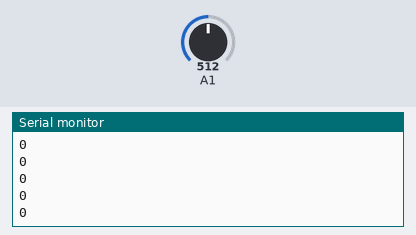
A sketch run on a simulated Arduino Uno, built with avr-gcc and run on an emulated ATmega328P. Shown: the last lines printed to the serial monitor. Inputs (shaded band) come from the test bench; at power-on: A1 = 512. No radio packets arrive unless stated.

Above: at 2.2 s.
2.3 s: A1 set to 716
At 2.8 s:
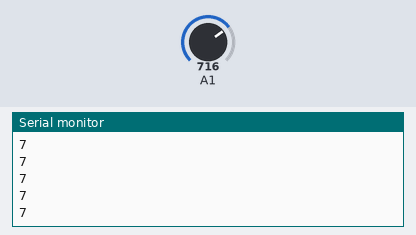
3.8 s: A1 set to 900
At 4.7 s:
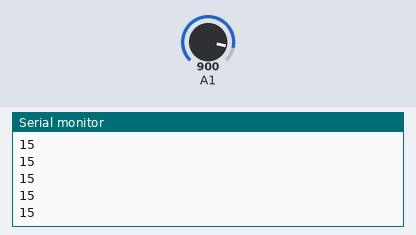
Timing chart, 0 to 6.8 s (numbered marks = the images above; inputs shaded):
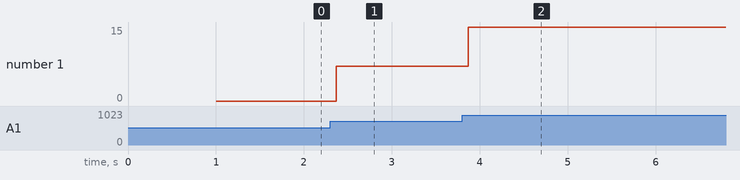

Measured:
- after the input at 2.3 s, the serial monitor: prints a new line after 0.07 s (image 1)
- after the input at 3.8 s, the serial monitor: prints a new line after 0.07 s (image 2)
- plotted number 1: 0 → 7 after the input at 2.3 s, 7 → 15 after the input at 3.8 s

The sketch:

2JointLeg_servo_nrfl01.ino
```cpp
// Needed Libraries
// - Servo by Michael Margolis, Arduino
// - RF24 by TMRh20

// NRF24L01 -> UNO PINOUT
// 5v -> VCC, MAKE SURE YOU HAVE ADAPTER!!!
// GND -> GND
// 8 -> CE
// 10 -> CSN
// 11 -> MOSI
// 12 -> MISO
// 13 -> SCK
// UNO PINOUT

// NRF24L01 -> UNO NANO PINOUT
// 5v -> VCC, MAKE SURE YOU HAVE ADAPTER!!!
// GND -> GND
// 8 -> CE
// 9 -> CSN
// 11 -> MOSI
// 12 -> MISO
// 13 -> SCK
// UNO NANO PINOUT

// ANALOG PINOUT
// GND -> GND
// VCC -> 5V
// X PIN -> A0 (Your choice!)
// Y PIN -> A1 (Your choice!)

// SERVO PINOUT
// GND -> GND
// VCC -> 5V
// X PIN -> D5 PWM (Your choice!)
// Y PIN -> D6 PWM (Your choice!)

#include <SPI.h>
#include <nRF24L01.h>
#include <RF24.h>
#include <Servo.h>

RF24 radio(8, 9);  // CE, CSN

const byte address[6] = "11229";

int intReadings[3] = {0,0,0};

// Test Direct with Analog Connection
void testRead () {
  int analogX = analogRead(A1);
  intReadings[1] = map(analogX, 0, 1023, -1023, 1023);
}

class ServoLeg {
  private:

    #pragma region Default Servo Values

    const int MAIN_REST_POS = 90;
    const int MAIN_MAX = 180;
    const int MAIN_MIN = 0;
    const int MAIN_POS = 90;

    const int SUB_REST_POS = 90;
    const int SUB_START_POS = 180;
    const int SUB_END_POS = 0;

    const int FOOT_REST_POS = 90;
    const int FOOT_START_POS = 180;
    const int FOOT_END_POS = 0;

    const int SPEED = 1;

    #pragma endregion

    #pragma region Holder Variables

    int delaySpeed = 10;
    bool isMoving = false;
    bool isInitialReverse = true;
    unsigned long previousMillis = 0;
    int increment = SPEED;

    #pragma endregion

    #pragma region Main Servo

    Servo mainServo;
    int mainServoRestPos = MAIN_REST_POS;
    int mainServoMax = MAIN_MAX;
    int mainServoMin = MAIN_MIN;
    int mainServoPos = MAIN_POS;

    #pragma endregion

    #pragma region Sub Servo

    Servo subServo;
    int subServoRestPos = SUB_REST_POS;
    int subServoPos = SUB_REST_POS;
    int subServoStartPos = SUB_START_POS;
    int subServoEndPos = SUB_END_POS;
    bool isSubServoReverseStart = false;

    #pragma endregion

    #pragma region Foot Servo

    Servo footServo;
    int footServoRestPos = FOOT_REST_POS;
    int footServoPos = FOOT_REST_POS;
    int footServoStartPos = FOOT_START_POS;
    int footServoEndPos = FOOT_END_POS;

    #pragma endregion

    #pragma region Main Servo Functions

    void attachMainServo (int pin, int restPos) {
      mainServo.attach(pin);
      mainServoRestPos = restPos;
    }

    void setMainServoMinMaxPos (int minPos, int maxPos) {
      mainServoMin = minPos;
      mainServoMax = maxPos;
    }

    #pragma endregion

    #pragma region Sub Servo Functions

    void attachSubServo (int pin, int restPos) {
      subServo.attach(pin);
      subServoRestPos = restPos;
    }

    void setSubServoStartAndEndPos (int startPos, int endPos) {
      subServoStartPos = startPos;
      subServoEndPos = endPos;
    }

    #pragma endregion

    #pragma region Foot Servo Functions

    void attachFootServo (int pin, int restPos) {
      footServo.attach(pin);
      footServoRestPos = restPos;
    }

    void setFootServoStartAndEndPos (int startPos, int endPos) {
      footServoStartPos = startPos;
      footServoEndPos = endPos;
    }

    #pragma endregion

  public:

    ServoLeg() {
      mainServoPos = 90;
      subServoStartPos = 180;
      subServoEndPos = 0;
    }

    #pragma region Init Main Servo

    void initMain(int _servoPin, int _centerValue) {
      attachMainServo(_servoPin, _centerValue);
    }

    void initMain(int _servoPin, int _centerValue, bool reverseStart) {
      attachMainServo(_servoPin, _centerValue);
      if(reverseStart) {
        increment = -increment;
      }
    }

    void initMain(int _servoPin, int _centerValue, bool reverseStart, int _min, int _max) {
      attachMainServo(_servoPin, _centerValue);
      setMainServoMinMaxPos(_min, _max);
    }

    #pragma endregion

    #pragma region Init Sub Servo

    void initSub(int _servoPin, int _centerValue) {
      attachSubServo(_servoPin, _centerValue);
    }

    void initSub(int _servoPin, int _centerValue, bool reverseStart) {
      attachSubServo(_servoPin, _centerValue);
      isSubServoReverseStart = reverseStart;
      if(reverseStart){
        setSubServoStartAndEndPos(0, 180);
      }
    }

    void initSub(int _servoPin, int _centerValue, bool reverseStart, int startPos, int endPos) {
      attachSubServo(_servoPin, _centerValue);
      if(reverseStart){
      isSubServoReverseStart = reverseStart;
        setSubServoStartAndEndPos(endPos, startPos);
      }
      else {
        setSubServoStartAndEndPos(startPos, endPos);
      }
    }

    void initSub(int _servoPin, int _centerValue, bool reverseStart, int startPos, int endPos, int offset) {
      attachSubServo(_servoPin, _centerValue);
      isSubServoReverseStart = reverseStart;
      if(reverseStart){
        setSubServoStartAndEndPos(endPos, startPos);
      }
      else {
        setSubServoStartAndEndPos(startPos, endPos);
      }
    }

    #pragma endregion

    #pragma region Init Foot Servo

    void initFoot(int _servoPin, int _centerValue) {
      attachFootServo(_servoPin, _centerValue);
    }

    void initFoot(int _servoPin, int _centerValue, bool reverseStart) {
      attachFootServo(_servoPin, _centerValue);
      if(reverseStart){
        setFootServoStartAndEndPos(0, 180);
      }
    }

    void initFoot(int _servoPin, int _centerValue, bool reverseStart, int startPos, int endPos) {
      attachFootServo(_servoPin, _centerValue);
      if(reverseStart){
        setFootServoStartAndEndPos(endPos, startPos);
      }
      else {
        setFootServoStartAndEndPos(startPos, endPos);
      }
    }

    void initFoot(int _servoPin, int _centerValue, bool reverseStart, int startPos, int endPos, int offset) {
      attachFootServo(_servoPin, _centerValue);
      if(reverseStart){
        setFootServoStartAndEndPos(endPos, startPos);
      }
      else {
        setFootServoStartAndEndPos(startPos, endPos);
      }
    }

    #pragma endregion

    void moveDelayed(int speed) {

      unsigned long currentMillis = millis();

      if (currentMillis - previousMillis >= delaySpeed) {
        previousMillis = currentMillis;
        if(speed <= 2 && speed >= -2){
          mainServoPos = mainServoRestPos;
        } else {

          if(speed > 1) {
            mainServoPos += increment;
          }
          else if (speed < -1) {
            mainServoPos -= increment;
          }
          if (mainServoPos >= mainServoMax || mainServoPos <= mainServoMin) {
            increment = -increment;
          }
        }
        mainServo.write(mainServoPos);
      }
    }

    void move(int speed) {
      if(speed <= 2 && speed >= -2){
          mainServoPos = mainServoRestPos;
          subServoPos = subServoRestPos;
          footServoPos = footServoRestPos;
          isMoving = false;
          isInitialReverse = true;
        } else {
          if (!isMoving) {
            isMoving = true;
            increment = SPEED;
          }
          if(speed > 1) {
            mainServoPos += increment;
          }
          else if (speed < -1) {
            mainServoPos -= increment;
            if(isInitialReverse) {
              subServoPos = subServoEndPos;
              footServoPos = footServoEndPos;
              isInitialReverse = false;
            }
          }

          if (mainServoPos >= mainServoMax || mainServoPos <= mainServoMin) {

            if(subServoPos == subServoStartPos) {
              subServoPos = subServoEndPos;
            }
            else {
              subServoPos = subServoStartPos;
            }

            if(footServoPos == footServoStartPos) {
              footServoPos = footServoEndPos;
            }
            else {
              footServoPos = footServoStartPos;
            }
            // Reverse Main Servo Rotation
            increment = -increment;
          }

        }
      // Serial.println(mainServoPos);
      mainServo.write(mainServoPos);
      subServo.write(subServoPos);
      footServo.write(footServoPos);
    }
};

ServoLeg legFL;
ServoLeg legFR;

unsigned long previousMillis = 0;
int delaySpeed = 10;

void setupServo() {
  // legFL.initMain(5, 90, false, 40, 140);
  // legFR.initMain(6, 90, true, 40, 140);
  // legFL.initSub(5, 90, false, 30, 150);
  // legFR.initSub(6, 90, true, 30, 150);
  // legFL.initFoot(5, 90, false, 10, 170);
  // legFR.initFoot(6, 90, true, 30, 150);
}

void setup() {
  Serial.begin(9600);
  setupRadio();
  setupServo();
  delay(500);
}

void loop() {
  // readData();
  testRead();
  moveLegs();
}


void moveLegs() {

  int angleX = map(intReadings[1], -1023, 1023, -20, 20);

  unsigned long currentMillis = millis();
  Serial.println(angleX);
  if (currentMillis - previousMillis >= delaySpeed) {
      previousMillis = currentMillis;
      legFL.move(angleX);
      // legFR.move(angleX);
    }
};

void setupRadio() {
  bool isBegin = radio.begin();
  radio.openReadingPipe(0, address);
  radio.setPALevel(RF24_PA_MIN);
  radio.startListening();
  if(isBegin)
    Serial.println("Start Listening Init");
  else
    Serial.println("Failed Listening Init");
  delay(500);
}

void readData() {
  if (radio.available()) {
    int data[3] = {0};
    radio.read(&data, sizeof(data));
    for (int i = 0; i < 3; i++) {
      intReadings[i] = data[i];
    }
  }
}
```
